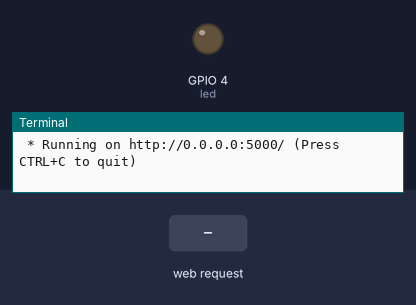
Recording of a program running on a simulated Raspberry Pi (BCM pin numbers). On the bench: output pins drawn as LEDs (lit = HIGH), the last lines printed to the terminal. Inputs (shaded band) come from the test bench. The clock reads 2024-03-15 10:24:30 at power-on unless the program sets it.

Above: at 1.2 s.
1.3 s: HTTP request for / received
At 1.8 s:
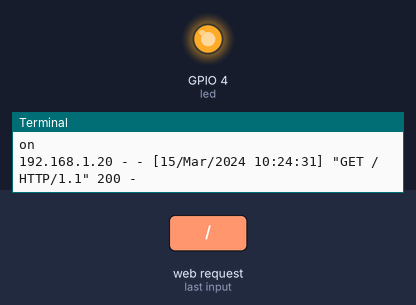
2.8 s: HTTP request for /off received
At 4.2 s:
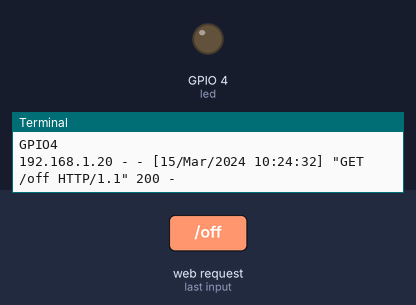
Timing chart, 0 to 5.8 s (numbered marks = the images above; inputs shaded):
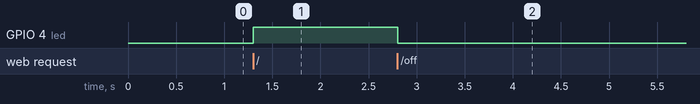

Measured:
- after the input at 1.3 s, GPIO 4 (led): LOW → HIGH at once
- after the input at 2.8 s, GPIO 4 (led): HIGH → LOW at once

The program:

app.py
```python
from flask import Flask , render_template
from gpiozero import LED

led = LED(4)
led.off()
led_state = ""

app = Flask(__name__)

@app.route("/")
def index():
    global led, led_state

    led.on()

    print(led.is_lit )
    if led.is_lit == True:
        led_state = "on"

    elif led.is_lit == False:
        led_state = "off"

    print(led_state)
    message = led.pin
    templateData = {

    'title' : "LED Toggle",
    'led_state' : led_state,
    'msg' : message
    }

    return render_template('lights.html' , **templateData)

@app.route("/<state>")
def toggle_led(state):
    global led, led_state

    if  state == "off":
        led.off()
        led_state = state
    else:
        led.on()
        led_state = state

    message = led.pin

    print("led_state " + led_state)
    print(message)

    templateData = {

    'title' : "LED Toggle",
    'msg' : message,
    'led_state' : led_state
    }

    return render_template('lights.html' , **templateData)

if __name__ == "__main__":
    app.run(host='0.0.0.0', debug=True)
```
